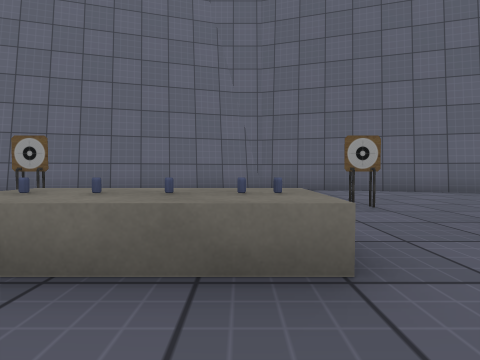
[1] (above)

15 first-person views from a walk through a Unity game level. The camera is 0.52 m above the floor, tilts 2° down and sees 85° across. The floor is counted in squares, 1 m on a side. Each view is taken from the middle of a square. On the plan, view 1 faces up. The plan holds only what a view shows up to about 9 squares ahead; the rest is blank. The place goes on beyond the plan. Some animated figures are left out. Some surface patterns are stand-ins.

[2]
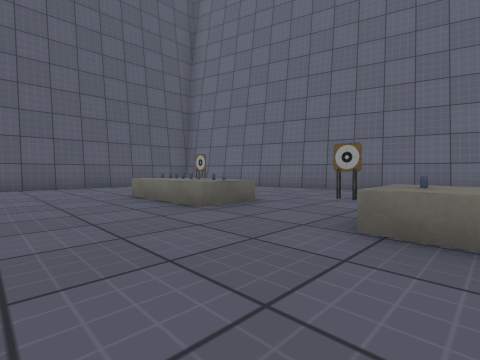

[3]
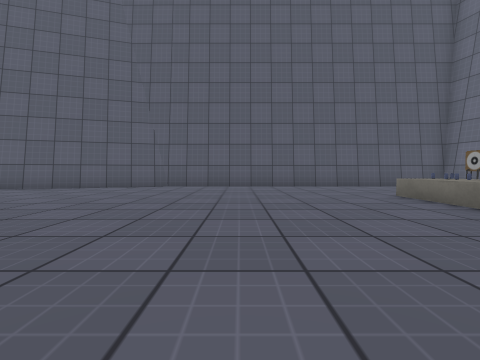

[4]
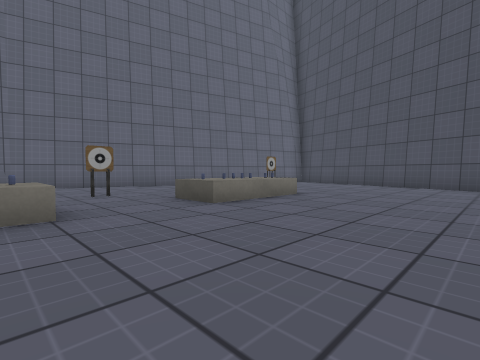

[5]
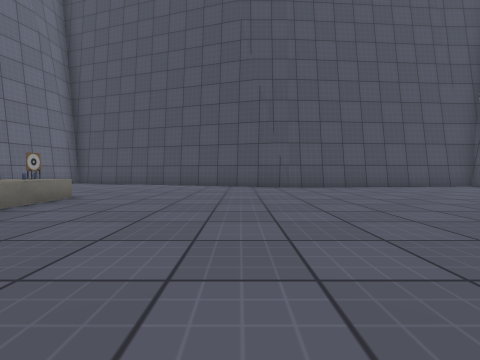

[6]
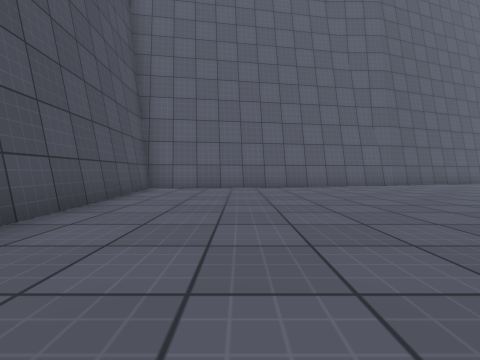

[7]
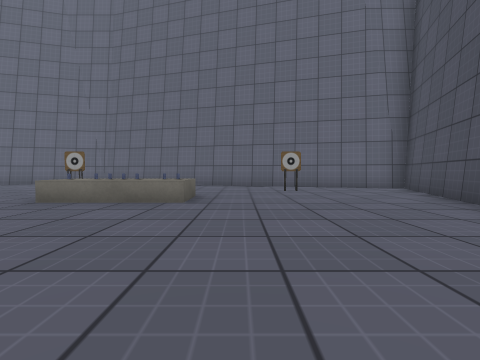

[8]
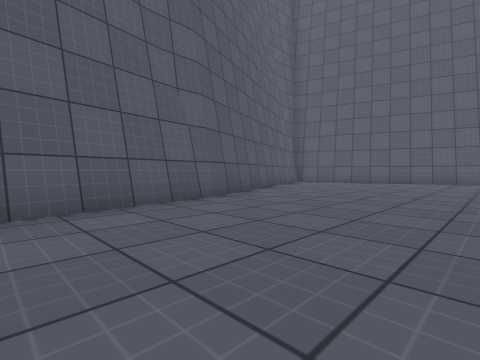

[9]
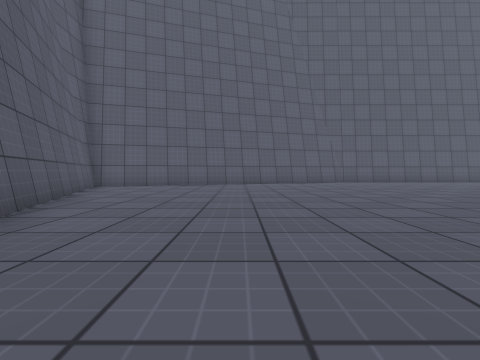

[10]
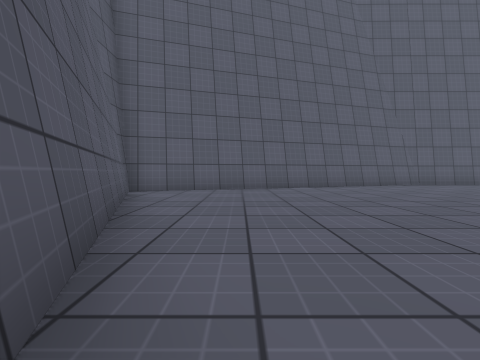

[11]
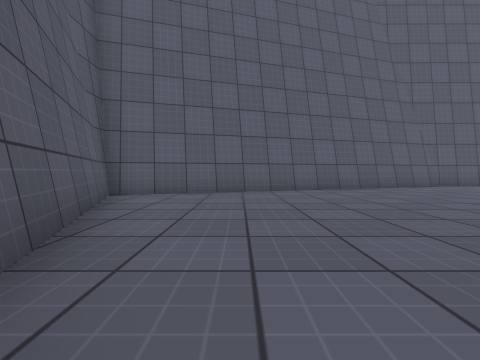

[12]
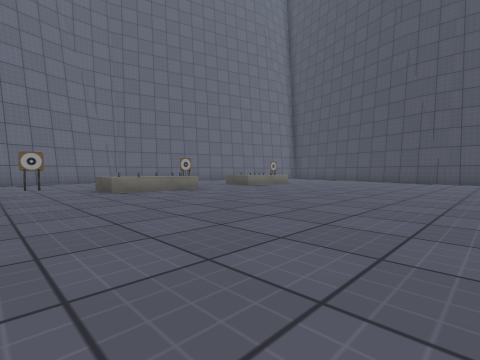

[13]
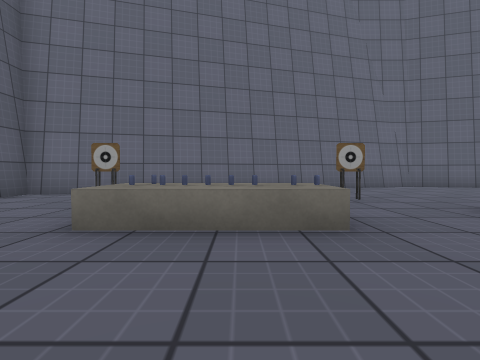

[14]
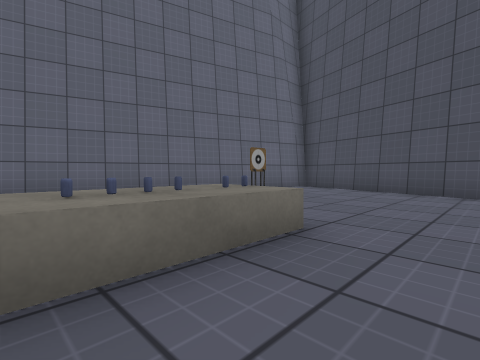

[15]
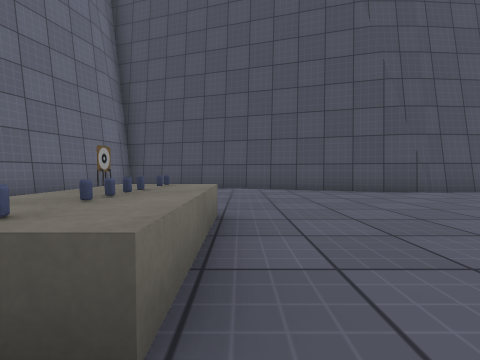

### Floor plan
Points are (right, up) in squares from view 1. A wall is a line through its corners. A room is listed if a view was taken in it or the views show most of it. See-through windows are left out.
Room 1 (views 1, 2, 3, 4, 5, 6, 7, 8, 9, 10, 11, 12, 13, 14, 15)
walls: (0.7, -11.2) (8.7, -9.7) (8.3, -3.4) (10.9, 4.7) (0.6, 7.6) (-9.7, 4.8) (-9.7, -4.5) (-6.6, -13.9) (0.8, -11.1)
low walls: (0.6, 1.3) (-1.9, 1.3) (-1.9, 2.4); (-4, 2.5) (-4, 1.3) (-6.5, 1.3); (5.1, 2.4) (5.1, 1.3) (2.7, 1.3) (2.7, 2.4)
objects: other object (-7, 4); other object (-3, 4); other object (2, 4); other object (7, 4)

Where each view was taken, in squares from view 1:
view 1: 0 up, 0 right, facing up
view 2: 1 down, 1 left, facing up-left
view 3: 2 down, 1 left, facing left
view 4: 2 down, 0 right, facing up-right
view 5: 2 down, 0 right, facing right
view 6: 2 down, 6 right, facing down
view 7: 3 down, 6 right, facing up
view 8: 7 down, 4 right, facing down-left
view 9: 9 down, 2 right, facing left
view 10: 11 down, 0 right, facing left
view 11: 11 down, 1 left, facing left
view 12: 5 down, 4 left, facing up-right
view 13: 1 down, 5 left, facing up
view 14: 0 up, 3 right, facing up-right
view 15: 1 up, 2 right, facing right
